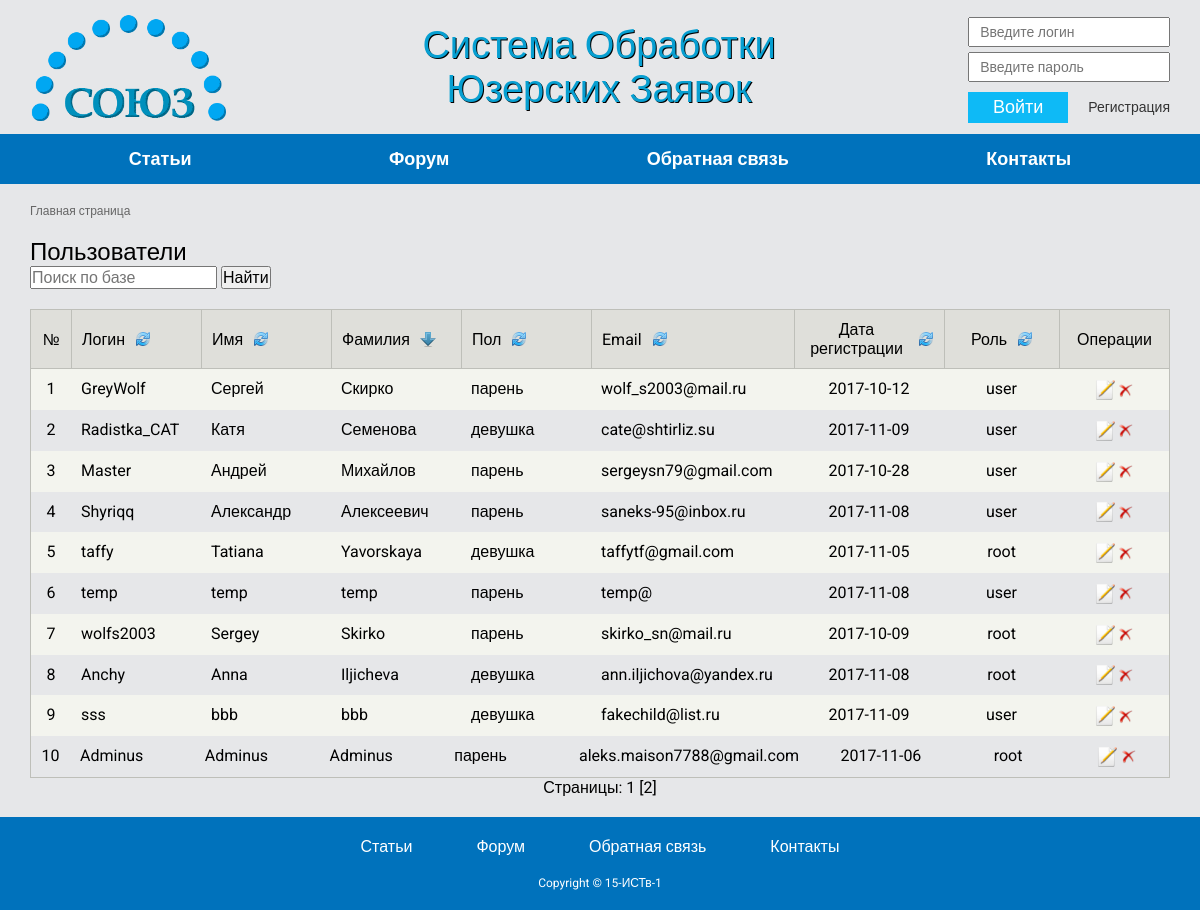
The page /control-user.php?sort=3 on the database its author committed.
### tables this page shows
CREATE TABLE IF NOT EXISTS `Users` (
  `id` int(11) NOT NULL AUTO_INCREMENT,
  `login` varchar(50) NOT NULL,
  `pass` varchar(50) NOT NULL,
  `email` varchar(50) NOT NULL,
  `name` varchar(50) NOT NULL,
  `surname` varchar(50) NOT NULL,
  `level_id` int(50) NOT NULL,
  `reg_date` date NOT NULL,
  `gender` int(3) NOT NULL,
  PRIMARY KEY (`id`),
  KEY `level_id` (`level_id`)
);

### action/showusers.php (called while the page is built, shortened)
<?php
	$sort_id = array ('login','name','surname','gender','email','reg_date','level_id');
	$user_level = array('root', 'admin', 'user');
	$user_gender = array('девушка', 'парень');
	$dir = array('login'=>'arrow.png', 'name'=>'arrow.png', 'surname'=>'arrow.png', 'gender'=>'arrow.png', 'email'=>'arrow.png', 'reg_date'=>'arrow.png', 'level_id'=>'arrow.png');
	if(isset($_GET['sort'])) {
		$a = $_SESSION['direct'];
		++$a;
		if($a%=2){
			$direct = 'DESC';
			$asc = '22.png';
		}
		else{
			$direct = 'ASC';
			$asc = '21.png';
		}
		$get_sort= filter_input(INPUT_GET, 'sort', FILTER_VALIDATE_INT);
		$sort_key=$sort_id[$get_sort-1];
		$dir[$sort_key] = $asc;
	}
	$per_page = 10;
	if (isset($_GET['page'])) {
		$page = ($_GET['page']-1);
	} else { $page = 0; }
	$start = abs($page*$per_page);
	if(isset($_POST['search']))
	{
		$search_clear = htmlentities(mysql_real_escape_string($_POST['search']), ENT_QUOTES, 'UTF-8');
		$search = $search_clear;
		$users = search_user($link, $search);
		$show_pag = 0;
	}
	else{
	$users = Show_Users ($link, $sort_key, $direct, $start, $per_page);
	$show_pag = 1;
	}
	if(!$total_rows = Count_Show_Users($link, $sort_key, $direct))
		echo "jgb";
	else
	$num_pages = ceil($total_rows/$per_page);
?>

### func/db.php (called while the page is built, shortened)
<?php
function Show_Users ($connection, $sort, $direct, $start, $per_page)
{
	if(isset($sort) AND isset($direct)){
		$search = "SELECT * FROM Users ORDER BY $sort $direct LIMIT $start, $per_page";
	}
	else {
		$search = "SELECT * FROM Users ORDER BY id ASC LIMIT $start, $per_page";
	}
    $result = $connection->query ($search);
    $rows = $result->num_rows;
    if (!$rows) return false;
    else
    {
        $array = array ();
        for ($i=0; $i<$rows; $i++)
        {
            $result->data_seek ($i);
            $row =$result->fetch_array (MYSQLI_ASSOC);
            $array["$i"] = $row;
        }
    }
    return $array;
}
function Count_Show_Users($connection, $sort, $direct){
	if(isset($sort) AND isset($direct)){
		$q = "SELECT * FROM Users ORDER BY $sort $direct";
	}
	else {
		$q = "SELECT * FROM Users ORDER BY id ASC";
	}
	$result = $connection->query ($q);
    $rows = $result->num_rows;
	if (!$rows) return false;
    else
    {return $rows;}
}

### blocks/cu-personal.php (the view)
<div class="control-user">
	<div class="control-user__wrap">
		<p class="control-user__title">Пользователи</p>
<?php
	require_once '/blocks/cu_search.php';
	require_once '/action/showusers.php';
?>
		<div class="control-user__manage-table">
			<div class="manage-table manage-table_control-user">
				<div class="manage-table__header">
					<div class="manage-table__row manage-table__row_header">
						<div class="manage-table__cell manage-table__cell_header manage-table__cell_number">
							№
						</div>
						<div class="manage-table__cell manage-table__cell_header manage-table__cell_login">
							<a href='<?= $_SERVER[PHP_SELF] ?>?sort=1' title='Сортировка по логину' class='manage-table__title-column'>
								<span class=''>Логин</span>
								<img class='manage-table__sort-image' src='/images/<?= $dir[login] ?>' alt=''>
							</a>
						</div>
						<div class="manage-table__cell manage-table__cell_header manage-table__cell_username">
							<a href='<?= $_SERVER[PHP_SELF] ?>?sort=2' title='Сортировка по имени' class='manage-table__title-column'>
								<span class=''>Имя</span>
								<img class='manage-table__sort-image' src='/images/<?= $dir[name] ?>' alt=''>
							</a>
						</div>
						<div class="manage-table__cell manage-table__cell_header manage-table__cell_surname">
							<a href='<?= $_SERVER[PHP_SELF] ?>?sort=3' title='Сортировка по фамилии' class='manage-table__title-column'>
								<span class=''>Фамилия</span>
								<img class='manage-table__sort-image' src='/images/<?= $dir[surname] ?>' alt=''>
							</a>
						</div>
						<div class="manage-table__cell manage-table__cell_header manage-table__cell_surname">
							<a href='<?= $_SERVER[PHP_SELF] ?>?sort=4' title='Сортировка по полу' class='manage-table__title-column'>
								<span class=''>Пол</span>
								<img class='manage-table__sort-image' src='/images/<?= $dir[gender] ?>' alt=''>
							</a>
						</div>
						<div class="manage-table__cell manage-table__cell_header manage-table__cell_email">
							<a href='<?= $_SERVER[PHP_SELF] ?>?sort=5' title='Сортировка по email' class='manage-table__title-column'>
								<span class=''>Email</span>
								<img class='manage-table__sort-image' src='/images/<?= $dir[email] ?>' alt=''>
							</a>
						</div>
						<div class="manage-table__cell manage-table__cell_header manage-table__cell_date">
							<a href='<?= $_SERVER[PHP_SELF] ?>?sort=6' title='Сортировка по дате регистрации' class='manage-table__title-column'>
								<span class=''>Дата регистрации</span>
								<img class='manage-table__sort-image' src='/images/<?= $dir[reg_date] ?>' alt=''>
							</a>
						</div>
						<div class="manage-table__cell manage-table__cell_header manage-table__cell_lvl">
							<a href='<?= $_SERVER[PHP_SELF] ?>?sort=7' title='Сортировка по уровню' class='manage-table__title-column'>
								<span class=''>Роль</span>
								<img class='manage-table__sort-image' src='/images/<?= $dir[level_id] ?>' alt=''>
							</a>
						</div>
						<div class="manage-table__cell manage-table__cell_header manage-table__cell_admintools">
							Операции
						</div>
					</div>
				</div>
				<div class="manage-table__body">
					<?php foreach($users as $i => $user) { ?>
						<div class="manage-table__row manage-table__row_body">
							<div class="manage-table__cell manage-table__cell_body manage-table__cell_number">
								<?= $i+1 ?>
							</div>
							<div class="manage-table__cell manage-table__cell_body manage-table__cell_login">
								<?= $user['login'] ?>
							</div>
							<div class="manage-table__cell manage-table__cell_body manage-table__cell_username">
								<?= $user['name'] ?>
							</div>
							<div class="manage-table__cell manage-table__cell_body manage-table__cell_surname">
								<?= $user['surname'] ?>
							</div>
							<div class="manage-table__cell manage-table__cell_body manage-table__cell_surname">
								<?= $user_gender[$user['gender']] ?>
							</div>
							<div class="manage-table__cell manage-table__cell_body manage-table__cell_email">
								<?= $user['email'] ?>
							</div>
							<div class="manage-table__cell manage-table__cell_body manage-table__cell_date">
								<?= $user['reg_date'] ?>
							</div>
							<div class="manage-table__cell manage-table__cell_body manage-table__cell_lvl">
								<?= $user_level[$user['level_id']-1] ?>
							</div>
							<div class="manage-table__cell manage-table__cell_body manage-table__cell_admintools">
								<a href='/control-user-edit.php?edit=<?= $user['id'] ?>'>
									<img src='/images/edit.png' width='20' height='20'>
								</a>
								<a href='/control-user-edit.php?delete=<?= $user['id'] ?>'>
									<img src='/images/delete.png' width='15' height='15'>
								</a>
							</div>
						</div>
					<?php } ?>
				</div>
			</div>
		</div>
	</div>
</div>
<?php if($show_pag!=0){ ?>
<div class='pagination'>Страницы:
	<?php for($i=1; $i<=$num_pages; $i++) { ?>
			<?php if ($i-1 == $page) { ?>
				<?= $i ?>
			<?php } else { ?>
			<a href='<?= $_SERVER[PHP_SELF] ?>?page=<?= $i ?>'>[<?= $i ?>]</a>
			<?php } ?>
	<?php } ?>
<?php }?>
</div>

### css/index.css (style rules this page uses)
*, h1, p, body { margin: 0; padding: 0; -webkit-box-sizing: border-box; -moz-box-sizing: border-box; box-sizing: border-box; color: inherit; font-size: inherit; font-weight: inherit; font-family: inherit; outline: inherit; line-height: inherit; -webkit-user-select: inherit; -moz-user-select: inherit; -ms-user-select: inherit; user-select: inherit; text-decoration: inherit; letter-spacing: inherit; }
html { height: 100%; }
body { background-color: #e6e7e9; font-family: 'Roboto', sans-serif; height: 100%; }
img { vertical-align: middle; }
.manage-table_control-user { min-width: 1024px; }
.manage-table { border: 1px solid #bebfb9; box-shadow: 0 3px 4px rgba(0,0,0,0.25); }
.manage-table__header { border-bottom: 1px solid #bebfb9; }
.manage-table__row { display: -webkit-flex; display: -moz-flex; display: -ms-flex; display: -o-flex; display: flex; padding: 0; }
.manage-table__row_header { background-color: #DFDFDA; }
.manage-table__row_body:nth-child(odd) { background-color: #F3F4EE; }
.manage-table__cell { padding: 10px; }
.manage-table__cell_header { align-items: center; display: -webkit-flex; display: -moz-flex; display: -ms-flex; display: -o-flex; display: flex; }
.manage-table__cell_header:not(:first-child) { border-left: 1px solid #bebfb9; }
.manage-table__cell_date { flex-basis: 150px; text-align: center; justify-content: center; }
.manage-table__title-column { display: -webkit-flex; display: -moz-flex; display: -ms-flex; display: -o-flex; display: flex; align-items: center; }
.manage-table__sort-image { margin-left: 10px; }
.manage-table__cell_number { flex-basis: 40px; text-align: center; justify-content: center; }
.manage-table__cell_login, .manage-table__cell_username, .manage-table__cell_surname { flex-basis: 130px; }
.manage-table__cell_email { flex-grow: 1; }
.manage-table__cell_lvl { flex-basis: 115px; text-align: center; justify-content: center; }
.manage-table__cell_admintools { flex-basis: 110px; text-align: center; justify-content: center; }
.control-user__title { font-size: 24px; font-weight: 500; }
.control-user__manage-table { margin-top: 20px; overflow-x: auto; }
.pagination { text-align: center; }

### rows shown on the page
users: login "GreyWolf", name "Сергей", surname "Скирко", gender "парень", email "wolf_s2003@mail.ru", reg_date "2017-10-12", level "user"
users: login "Radistka_CAT", name "Катя", surname "Семенова", gender "девушка", email "cate@shtirliz.su", reg_date "2017-11-09", level "user"
users: login "Master", name "Андрей", surname "Михайлов", gender "парень", email "sergeysn79@gmail.com", reg_date "2017-10-28", level "user"
users: login "Shyriqq", name "Александр", surname "Алексеевич", gender "парень", email "saneks-95@inbox.ru", reg_date "2017-11-08", level "user"
users: login "taffy", name "Tatiana", surname "Yavorskaya", gender "девушка", email "taffytf@gmail.com", reg_date "2017-11-05", level "root"
users: login "temp", name "temp", surname "temp", gender "парень", email "temp@", reg_date "2017-11-08", level "user"
users: login "wolfs2003", name "Sergey", surname "Skirko", gender "парень", email "skirko_sn@mail.ru", reg_date "2017-10-09", level "root"
users: login "Anchy", name "Anna", surname "Iljicheva", gender "девушка", email "ann.iljichova@yandex.ru", reg_date "2017-11-08", level "root"
users: login "sss", name "bbb", surname "bbb", gender "девушка", email "fakechild@list.ru", reg_date "2017-11-09", level "user"
users: login "Adminus", name "Adminus", surname "Adminus", gender "парень", email "aleks.maison7788@gmail.com", reg_date "2017-11-06", level "root"
